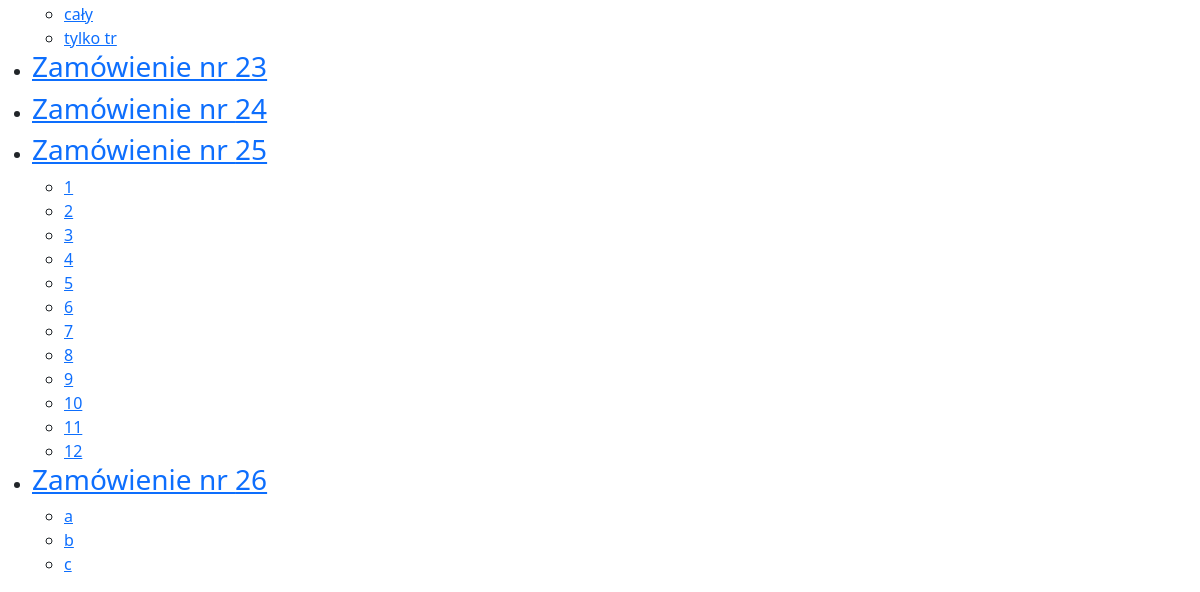
Page /files/orders/ (lower part) on the earlier database version.
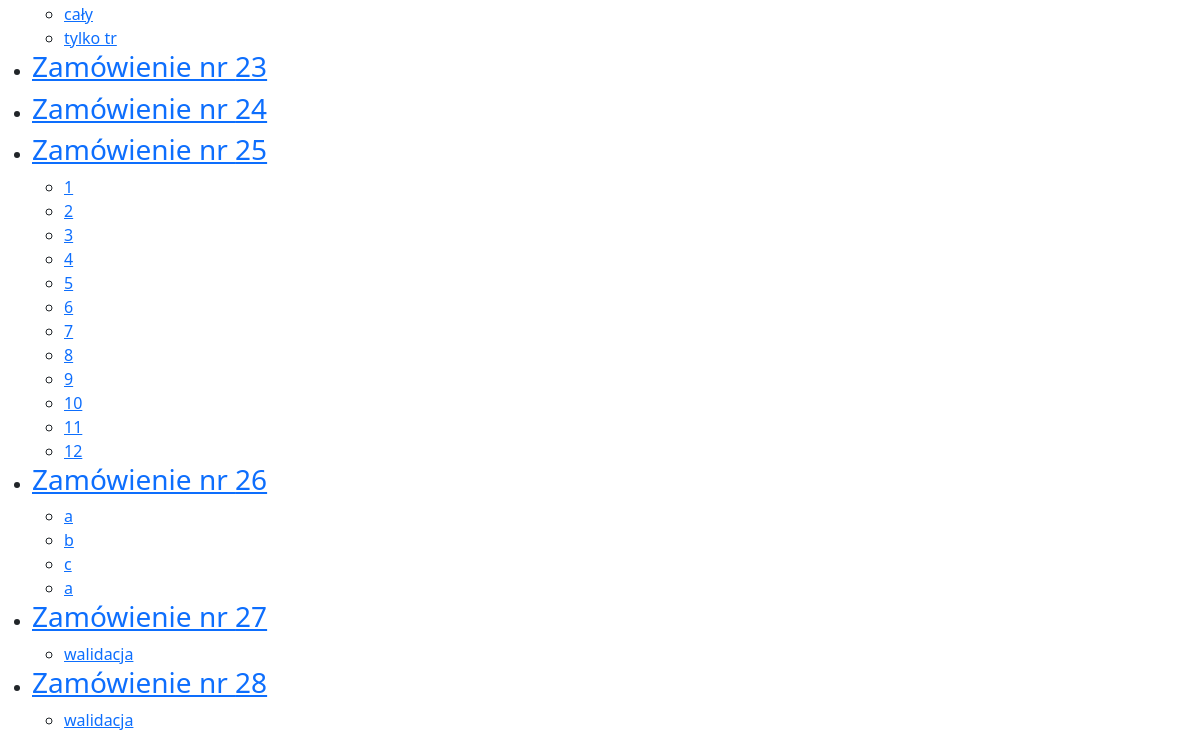
Same page on the later database version.
### files/models.py (models this page shows, shortened)
class Vehicle(models.Model):
    tr = models.CharField(max_length=8)
    transfer_date = models.DateTimeField(blank=True, null=True)
    return_date = models.DateTimeField(blank=True, null=True)
    responsible_person = models.ForeignKey(User, related_name="vehicles", on_delete=models.RESTRICT)
    comments = models.CharField(max_length=100)
    LOAN_STATUS = (
        ('a', 'Awaits'),
        ('o', 'On Loan'),
        ('r', 'Returned'),
        ('e', 'rejected')
    )
    status = models.CharField(max_length=1, blank=True, choices=LOAN_STATUS, default='a')
    order = models.ForeignKey(Order, related_name="vehicles", on_delete=models.SET_NULL, null=True)

class Order(models.Model):
    order_date = models.DateTimeField()
    orderer = models.ForeignKey(User, related_name="orders", on_delete=models.RESTRICT)

### files/views.py (the view)
# urls.py: path('orders/', views.Orders.as_view(), name='orders'),
class Orders(ListView):
    model = Order
    fields = "__all__"

### files/templates/files/order_list.html (shortened to what this page needs)
{% extends 'home.html' %}
{% block content %}
<ul>
    {% for order in order_list %}
        <li><h3><a href="/files/order_details/{{order.id}}/">Zamówienie nr {{order.id}}</a></h3></li>
            <ul>
                {% for vehicle in order.vehicles.all %}
                    <li>
                        <a href="/files/update/{{vehicle.id}}/">{{vehicle.tr}}</a>
                    </li>
                {% endfor %}
            </ul>
    {% endfor %}
</ul>
{% endblock content %}

Differences in the rows shown:
added Vehicle: tr "a", shown under Order id 26
added Order: id "27"
added Vehicle: tr "walidacja", shown under "27"
added Order: id "28"
added Vehicle: tr "walidacja", shown under "28"
